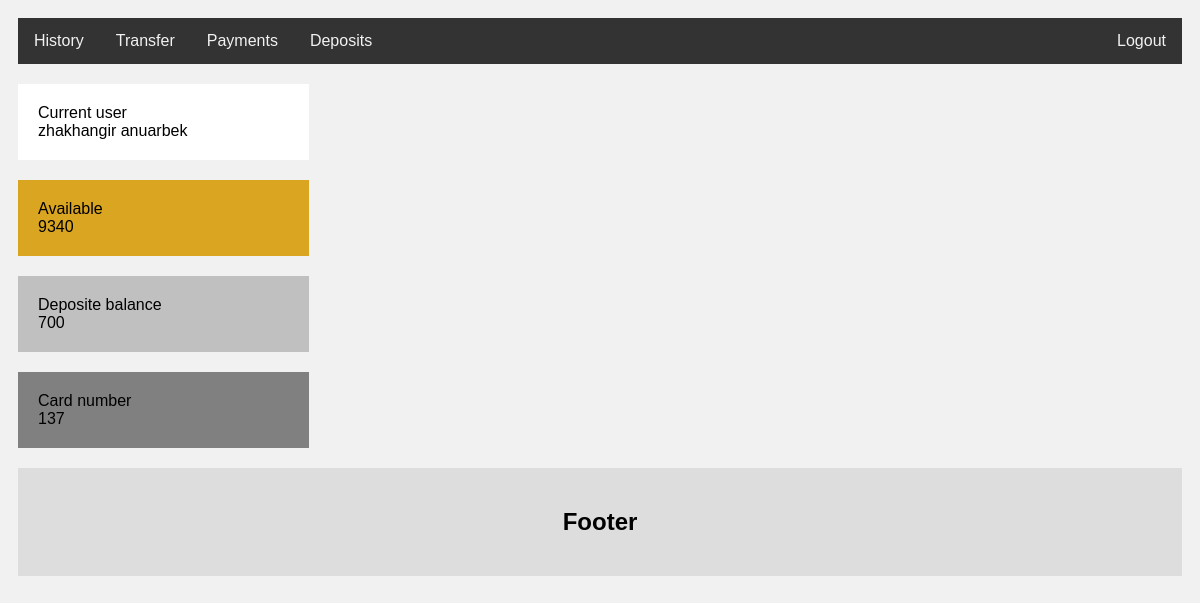
/mybank/ (signed in), run on the app's committed database.
### main/models.py (models this page shows)
class Account(models.Model):
    customer = models.ForeignKey(Customer, on_delete=models.CASCADE)
    balance = models.IntegerField(default=0)
    number = models.IntegerField(default=0)

class Customer(models.Model):
    customer_login = models.CharField(max_length=25, default="")
    customer_password = models.CharField(max_length=25, default="")
    customer_name = models.CharField(max_length=25)
    customer_surname = models.CharField(max_length=25)

### main/views.py (the view)
# urls.py: path('mybank/', views.myBank, name='mybank'),
def myBank(request):
    if request.session.get("user_id") is not None:
        current_account_id = int(request.session.get("user_id"))
        account = Account.objects.get(id=current_account_id)
        deposit_customer = Customer.objects.get(id=current_account_id)
        deposit_objects = Deposits.objects.filter(customer=deposit_customer)
        if len(deposit_objects) == 0:
            deposit_info = "no deposit account"
        else:
            deposit = Deposits.objects.get(customer=deposit_customer)
            deposit_info = str(deposit.balance)
        return render(request, "mybank.html", {"account": account,"deposit_info": deposit_info})
    else:
        return redirect(reverse('main:index'))

### main/templates/mybank.html (shortened to what this page needs)
{% extends "base.html" %}
{% load static%}
{%block styles %}
    <link rel="stylesheet" type="text/css" href="{%static 'css/styles.css'%}">
{% endblock %}
{% block body %}
  <div class="topnav">
    <a href="/history" >History</a>
    <a href="/transfer">Transfer</a>
    <a href="/payments" >Payments</a>
    <a href="/deposits">Deposits</a>
    <a href="/logout" style="float:right">Logout</a>
    </div>
    {% block content %}
        <div class="row">
    <div class="leftblock">
        <div class="balance" style="background: white">
            <div>Current user</div>
            <div>{{ account.customer.customer_name }} {{ account.customer.customer_surname }}</div>
        </div>
        <div class="balance">
            <div>Available</div>
            <div>{{ account.balance }}</div>
        </div>
        <div class="balance" style="background-color: silver">
            <div>Deposite balance</div>
            <div>{{ deposit_info }}</div>
        </div>
        <div class="balance" style="background: grey">
            <div>Card number</div>
            <div>{{ account.number }}</div>
        </div>
        </div>
        </div>
        {% endblock %}
    {% block footer %}
        <div class="footer">
    <h2>Footer</h2>
</div>
        {% endblock %}
{% endblock %}

### main/static/css/styles.css (style rules this page uses)
* { box-sizing: border-box; }
.topnav { overflow: hidden; background-color: #333; }
.topnav a { float: left; display: block; color: #f2f2f2; text-align: center; padding: 14px 16px; text-decoration: none; }
.leftblock { float: left; width: 25%; }
.balance { background-color: goldenrod; padding: 20px; margin-top: 20px; }
.row:after { content: ""; display: table; clear: both; }
.footer { padding: 20px; text-align: center; background: #ddd; margin-top: 20px; }

### data on the page
Account: customer.customer_name "zhakhangir", customer.customer_surname "anuarbek", balance "9340", number "137"

### other printed values
{{ deposit_info }} "700"
